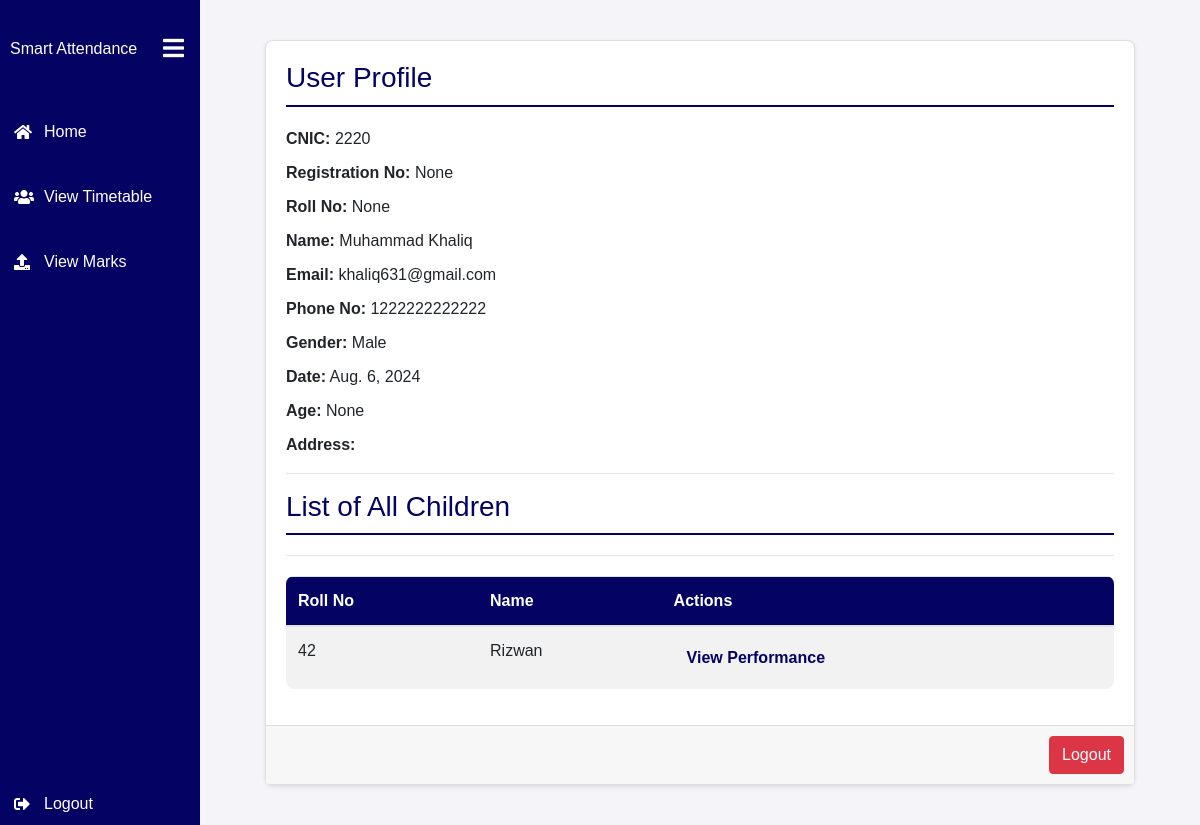
Page /Profile/ (signed in) on the committed database.
### core/models.py (models this page shows, shortened)
class User(AbstractUser):
    GENDER_CHOICES = [
        ('M', 'Male'),
        ('F', 'Female'),
    ]
    username = None
    cnic = models.CharField(max_length=20,unique=True)
    registration_no = models.CharField(max_length=25, unique=True ,null=True,blank=True)
    roll_no = models.CharField(max_length=25, unique=True ,null=True,blank=True)
    email = models.EmailField(unique=True)
    phone_no = models.CharField(max_length=15)
    gender = models.CharField(max_length=10, choices=GENDER_CHOICES)
    image = models.ImageField(upload_to='student_images/', blank=True, null=True)
    date = models.DateField(auto_now_add=True)
    last_login = models.DateTimeField(blank=True, null=True)
    logout_date = models.DateTimeField(blank=True, null=True)
    age = models.PositiveIntegerField(null=True)
    address = models.CharField(max_length=150)
    objects = UserManager()
    USERNAME_FIELD = 'cnic'
    REQUIRED_FIELDS = ['email']

class Student(models.Model):
    user = models.OneToOneField(User, on_delete=models.CASCADE)
    department = models.ForeignKey(Department, on_delete=models.CASCADE, default='')
    parent = models.ForeignKey(Parent, on_delete=models.CASCADE, blank=True, null=True)
    semester = models.ForeignKey(Semester, on_delete=models.CASCADE, default=3)
    def __str__(self):
        return self.user.cnic

### core/views.py (the view, shortened to what this page needs)
# urls.py: path('Profile/', profile, name='Profile'),
def profile(request):
    if request.user.is_authenticated:
        if request.user.is_superuser:
            return render(request, 'admin/admin.html', {'user': request.user})
        elif hasattr(request.user, 'parent'):
            children = Student.objects.filter(parent=request.user.parent)
            print('children   ',children)
            return render(request, 'student/profileStudent.html', {'user': request.user, 'children': children})
        else:
            student = request.user.student
            courses = Course.objects.filter(semester=student.semester, department=student.department)
            return render(request, 'student/profileStudent.html', {'user': request.user, 'courses': courses})
    else:
        return redirect('login')

### core/templates/student/profileStudent.html (shortened to what this page needs)
{% load static %}
<!DOCTYPE html>
<html lang="en">
<head>
  <link rel="stylesheet" href="https://stackpath.bootstrapcdn.com/bootstrap/4.5.2/css/bootstrap.min.css">
  <link rel="stylesheet" href="https://cdnjs.cloudflare.com/ajax/libs/font-awesome/5.15.3/css/all.min.css">
</head>
<body>
  <div class="sidebar" id="sidebar">
    <div class="brand">
      <span>Smart Attendance</span>
      <button class="toggle-btn" onclick="toggleSidebar()">
        <i class="fas fa-bars"></i>
      </button>
    </div>
    <ul class="navbar-nav">
      <div>
        <li class="nav-item">
          <div class="nav-link-container">
            <a class="nav-link"  href="{% url 'Profile' %}" ><i class="fas fa-home"></i> <span>Home</span></a>
          </div>
        </li>
        <li class="nav-item">
          <div class="nav-link-container">
            <a class="nav-link" href="{% url 'timetable_list' %}"><i class="fas fa-users"></i> <span>View Timetable</span></a>
          </div>
        </li>
        <li class="nav-item">
          <div class="nav-link-container">
            <a class="nav-link" href="{% url 'student_all_marks' %}" ><i class="fas fa-upload"></i> <span>View Marks</span></a>
          </div>
      </div>
      <li class="nav-item logout">
        <div class="nav-link-container">
          <a class="nav-link" href="{% url 'logout' %}"><i class="fas fa-sign-out-alt"></i> <span>Logout</span></a>
        </div>
      </li>
    </ul>
  </div>
  <div class="content" id="content">
    {% block main %}
    <div class="container">
        <div class="row justify-content-center">
            <div class="col-md-12">
                <div class="card">
                    <div class="card-body">
                        <div class="user-details">
                            <h3>User Profile</h3>
                            <p><strong>CNIC:</strong> {{ user.cnic }}</p>
                            <p><strong>Registration No:</strong> {{ user.registration_no }}</p>
                            <p><strong>Roll No:</strong> {{ user.roll_no }}</p>
                            <p><strong>Name:</strong> {{ user.first_name }} {{ user.last_name }}</p>
                            <p><strong>Email:</strong> {{ user.email }}</p>
                            <p><strong>Phone No:</strong> {{ user.phone_no }}</p>
                            <p><strong>Gender:</strong> {{ user.get_gender_display }}</p>
                            <p><strong>Date:</strong> {{ user.date }}</p>
                            <p><strong>Age:</strong> {{ user.age }}</p>
                            <p><strong>Address:</strong> {{ user.address }}</p>
                            <hr/>
                            {% if children %}
                                <h3>List of All Children</h3>
                                <hr/>
                                <table class="table table-striped">
                                    <thead>
                                        <tr>
                                            <th scope="col">Roll No</th>
                                            <th scope="col">Name</th>
                                            <th scope="col">Actions</th>
                                        </tr>
                                    </thead>
                                    <tbody>
                                        {% for p_ll in children %}
                                        <tr>
                                            <td>{{ p_ll.user.roll_no }}</td>
                                            <td>{{ p_ll.user.first_name }} {{ p_ll.user.last_name }}</td>
                                            <td><a href="{% url 'viewDetailofSpecficStudent' p_ll.user.id %}" class="btn btn-link user-link">View Performance</a></td>
                                        </tr>
                                        {% endfor %}
                                    </tbody>
                                </table>
                            {% endif %}
                        </div>
                    </div>
                    <div class="card-footer">
                        <div class="text-right">
                            <a href="{% url 'logout' %}" class="btn btn-danger">Logout</a>
                        </div>
                    </div>
                </div>
            </div>
        </div>
    </div>
    {% endblock %}
  </div>
</body>
</html>

### core/templates/student/profileStudent.html (style rules this page uses)
body { font-family: Arial, sans-serif; }
.sidebar { position: fixed; top: 0; left: 0; height: 100%; width: 200px; background-color: #040262; padding-top: 20px; transition: width 0.3s; overflow-y: auto; }
.sidebar { scrollbar-width: thin; scrollbar-color: #040262 #f1f1f1; }
.sidebar .brand { display: flex; align-items: center; justify-content: space-between; padding: 10px; color: #fff; margin-bottom: 20px; }
.sidebar ul.navbar-nav { flex-direction: column; height: calc(100% - 60px); display: flex; justify-content: space-between; }
.sidebar .nav-item { margin-bottom: 5px; white-space: nowrap; }
.sidebar .nav-link-container { display: flex; align-items: center; justify-content: space-between; color: #fff; padding: 10px; margin: 4px; border-radius: 8px; cursor: pointer; transition: 0.5s ease; }
.sidebar .nav-link { color: inherit; display: flex; align-items: center; text-decoration: none; }
.sidebar .nav-link .fas { width: 20px; margin-right: 10px; }
.sidebar .nav-link span { flex: 1; display: inline; min-width: 0; overflow: hidden; text-overflow: ellipsis; }
.content { margin-left: 200px; padding: 20px; transition: margin-left 0.3s; }
.toggle-btn { color: #fff; background: none; border: none; cursor: pointer; font-size: 1.5em; }
.logout { margin-top: auto; margin-bottom: 10px; }
body { background-color: #f4f4f9; font-family: Arial, sans-serif; }
.container { max-width: 900px; margin: 20px auto; }
.card { border-radius: 8px; box-shadow: 0 2px 4px rgba(0, 0, 0, 0.1); background-color: #fff; }
.card-body { padding: 20px; }
.card-footer { padding: 10px; background-color: #f7f7f7; }
.card-body h3 { color: #040262; border-bottom: 2px solid #040262; padding-bottom: 10px; margin-bottom: 20px; }
.card-body p { margin-bottom: 10px; }
.card-body a.user-link { color: #040262; text-decoration: none; font-weight: bold; }
.table { margin-top: 20px; border-radius: 8px; overflow: hidden; background-color: #fff; }
.table thead th { background-color: #040262; color: #fff; }
.btn-danger { background-color: #dc3545; border-color: #dc3545; }
.card-footer { border-top: 1px solid #ddd; }

### rows in the picture
User: cnic "2220", registration_no "None", roll_no "None", first_name "Muhammad Khaliq", email "khaliq631@gmail.com", phone_no "1222222222222", gender "Male", date "Aug. 6, 2024", age "None"
Student: user.roll_no "42", user.first_name "Rizwan"
